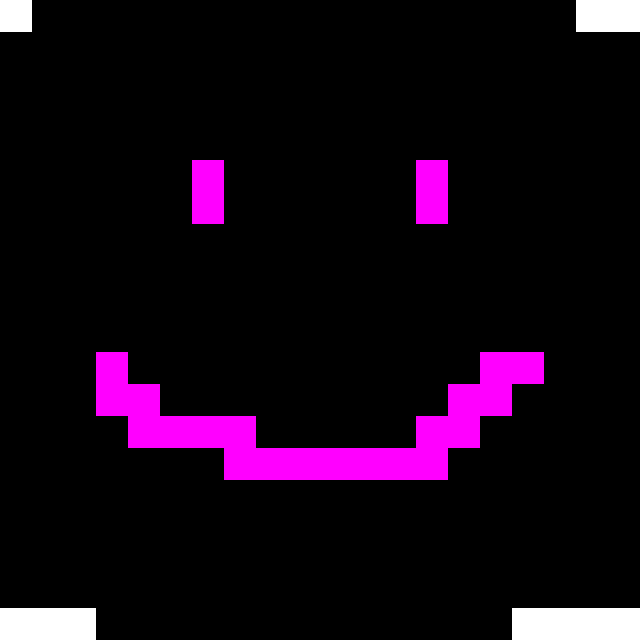

This game map was drawn from its Tiled (.tmx) file and the tilesets committed beside it. A one-line description and the full map source follow:
An orthogonal 20x20 tile map with 32x32 px tiles, 2 tile layers (Tile Layer 1, Tile Layer 2).

<map version="1.0" orientation="orthogonal" renderorder="right-down" width="20" height="20" tilewidth="32" tileheight="32">
 <tileset firstgid="1" name="randomtl" tilewidth="32" tileheight="32">
  <image source="random_tl.png" width="128" height="128" />
 </tileset>
 <layer name="Tile Layer 1" width="20" height="20">
  <data encoding="csv">
16,13,13,13,13,13,13,13,13,13,13,13,13,13,13,13,13,13,16,16,
13,13,13,13,13,13,13,13,13,13,13,13,13,13,13,13,13,13,13,13,
13,13,13,13,13,13,13,13,13,13,13,13,13,13,13,13,13,13,13,13,
13,13,13,13,13,13,13,13,13,13,13,13,13,13,13,13,13,13,13,13,
13,13,13,13,13,13,13,13,13,13,13,13,13,13,13,13,13,13,13,13,
13,13,13,13,13,13,12,13,13,13,13,13,13,12,13,13,13,13,13,13,
13,13,13,13,13,13,12,13,13,13,13,13,13,12,13,13,13,13,13,13,
13,13,13,13,13,13,13,13,13,13,13,13,13,13,13,13,13,13,13,13,
13,13,13,13,13,13,13,13,13,13,13,13,13,13,13,13,13,13,13,13,
13,13,13,13,13,13,13,13,13,13,13,13,13,13,13,13,13,13,13,13,
13,13,13,13,13,13,13,13,13,13,13,13,13,13,13,13,13,13,13,13,
13,13,13,12,13,13,13,13,13,13,13,13,13,13,13,12,12,13,13,13,
13,13,13,12,12,13,13,13,13,13,13,13,13,13,12,12,13,13,13,13,
13,13,13,13,12,12,12,12,13,13,13,13,13,12,12,13,13,13,13,13,
13,13,13,13,13,13,13,12,12,12,12,12,12,12,13,13,13,13,13,13,
13,13,13,13,13,13,13,13,13,13,13,13,13,13,13,13,13,13,13,13,
13,13,13,13,13,13,13,13,13,13,13,13,13,13,13,13,13,13,13,13,
13,13,13,13,13,13,13,13,13,13,13,13,13,13,13,13,13,13,13,13,
13,13,13,13,13,13,13,13,13,13,13,13,13,13,13,13,13,13,13,13,
16,16,16,13,13,13,13,13,13,13,13,13,13,13,13,13,16,16,16,16
</data>
 </layer>
 <layer name="Tile Layer 2" width="20" height="20">
  <data encoding="csv">
0,0,0,0,0,0,0,0,0,0,0,0,0,0,0,0,0,0,0,0,
0,0,0,0,0,0,0,0,0,0,0,0,0,0,0,0,0,0,0,0,
0,0,0,0,0,0,0,0,0,0,0,0,0,0,0,0,0,0,0,0,
0,0,0,0,0,0,0,0,0,0,0,0,0,0,0,0,0,0,0,0,
0,0,0,0,0,0,0,0,0,0,0,0,0,0,0,0,0,0,0,0,
0,0,0,0,0,0,0,0,0,0,0,0,0,0,0,0,0,0,0,0,
0,0,0,0,0,0,0,0,0,0,0,0,0,0,0,0,0,0,0,0,
0,0,0,0,0,0,0,0,0,0,0,0,0,0,0,0,0,0,0,0,
0,0,0,0,0,0,0,0,0,0,0,0,0,0,0,0,0,0,0,0,
0,0,0,0,0,0,0,0,0,0,0,0,0,0,0,0,0,0,0,0,
0,0,0,0,0,0,0,0,0,0,0,0,0,0,0,0,0,0,0,0,
0,0,0,0,0,0,0,0,0,0,0,0,0,0,0,0,0,0,0,0,
0,0,0,0,0,0,0,0,0,0,0,0,0,0,0,0,0,0,0,0,
0,0,0,0,0,0,0,0,0,0,0,0,0,0,0,0,0,0,0,0,
0,0,0,0,0,0,0,0,0,0,0,0,0,0,0,0,0,0,0,0,
0,0,0,0,0,0,0,0,0,0,0,0,0,0,0,0,0,0,0,0,
0,0,0,0,0,0,0,0,0,0,0,0,0,0,0,0,0,0,0,0,
0,0,0,0,0,0,0,0,0,0,0,0,0,0,0,0,0,0,0,0,
0,0,0,0,0,0,0,0,0,0,0,0,0,0,0,0,0,0,0,0,
0,0,0,0,0,0,0,0,0,0,0,0,0,0,0,0,0,0,0,0
</data>
 </layer>
</map>
